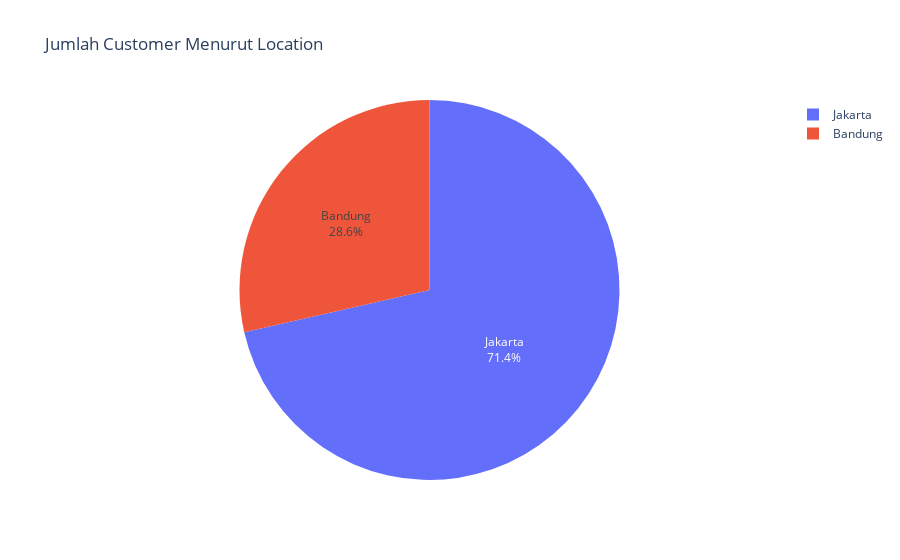

The cell this chart's notebook holds for it:
### Markdown cell above
### Jumlah Customer

### Code cell
def pie(df, names, hover_variable):
    data = df[[names, "Customer ID"]].groupby(names).count().reset_index()
    hover_data = df[[names, hover_variable]].groupby(names).mean().reset_index()
    data[hover_variable] = round(hover_data[hover_variable], 3)

    fig = px.pie(data, values="Customer ID", names=names,
                title=f'Jumlah Customer Menurut {names}',
                hover_data=[hover_variable], labels={'Customer ID':'Jumlah Customer'})
    fig.update_traces(textposition='inside', textinfo='percent+label')
    
    return fig

fig = pie(df, names = "Location", hover_variable = "Monthly Purchase (Thou. IDR)")
fig.show()

### Figure 1 — Plotly figure (JSON) as saved in the notebook; plotly's stock layout.template omitted (floating-point values rounded to 4 significant figures)
{"data": [{"customdata": [[83.76], [84.36]], "domain": {"x": [0, 1], "y": [0, 1]}, "hovertemplate": "Location=%{label}<br>Jumlah Customer=%{value}<br>Monthly Purchase (Thou. IDR)=%{customdata[0]}<extra></extra>", "labels": ["Bandung", "Jakarta"], "legendgroup": "", "name": "", "showlegend": true, "textinfo": "percent+label", "textposition": "inside", "type": "pie", "values": [2012, 5031]}], "layout": {"legend": {"tracegroupgap": 0}, "title": {"text": "Jumlah Customer Menurut Location"}}}
